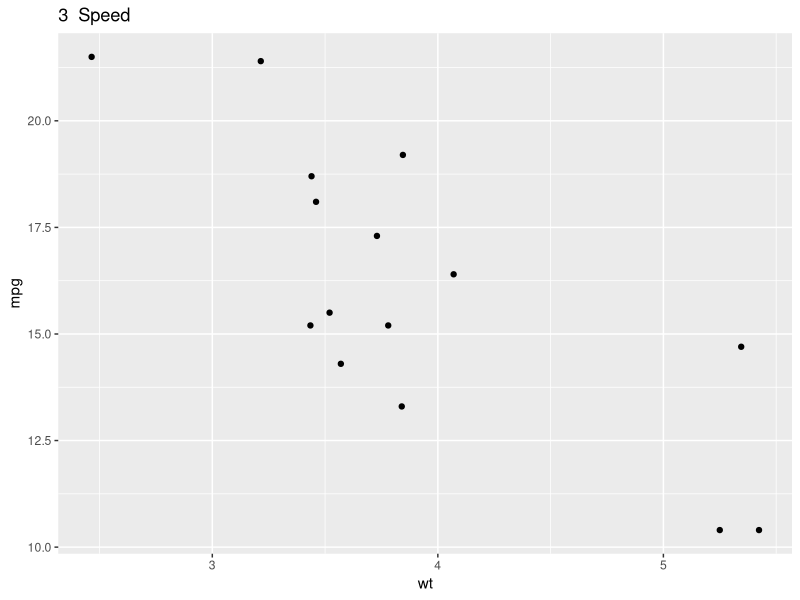
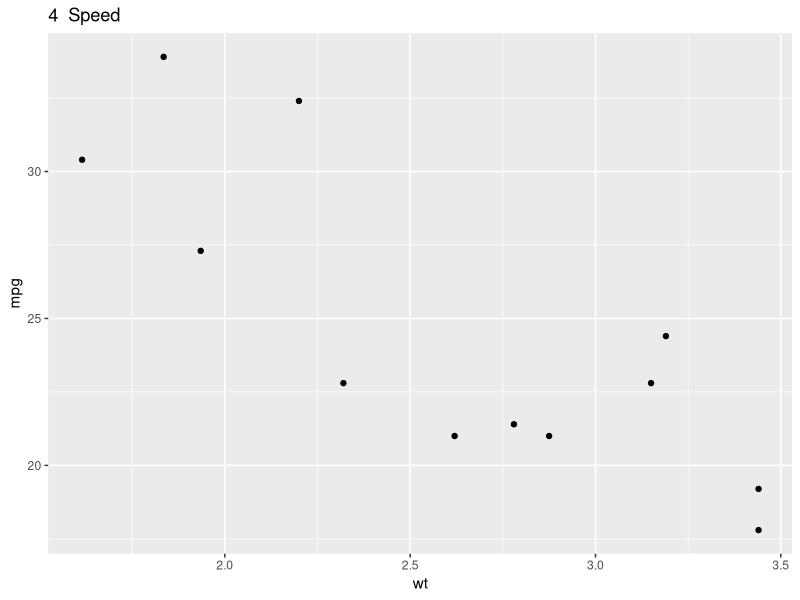
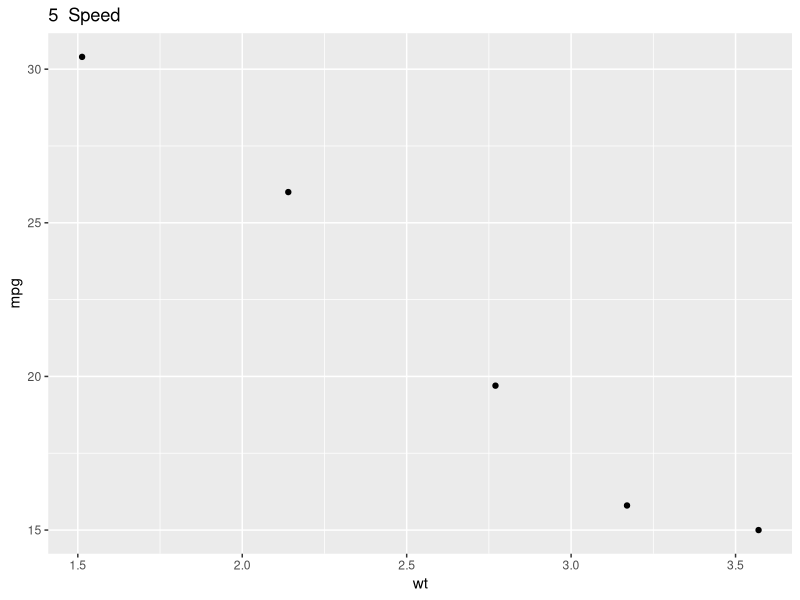

Source code (R) for these figures, in order:
## ---- chunk 1

library(plyr, warn.conflict=FALSE)

# saving the baseball dataset from plyr to a local data frame.  Later we will detach the plyr library when we load dplyr and we'll loose the baseball data otherwise. 

my_baseball<-baseball


head(my_baseball)

# Recording how long this will take
plyr_time<-system.time(
  
  # Using plyr ddply() function to summarize how long each player played baseball and how many teams he was on
  player_summaries<-ddply(my_baseball, "id", summarize, duration=max(year)-min(year), nteams=length(unique(team)))
  
  )

# Looking at the first 10 players' summaries
head(player_summaries, 10)


## ---- chunk 2

# Because plyr and dplyr are so similar we actually need to detach the plyr package before we can load the dplyr package properly

detach("package:plyr", unload=TRUE)

library(dplyr, warn.conflict=FALSE)

my_baseball<-tbl_df(my_baseball)

players <- group_by(my_baseball, id)
player_summaries2 <- summarize(players, duration=max(year)-min(year), nteams=length(unique(team)))

player_summaries2

# You can nest these commands in dplyr but it gets messy

player_summaries3 <- summarize(group_by(my_baseball, id), duration=max(year)-min(year), nteams=length(unique(team)))

player_summaries3

# However, with dplyr we can combine steps using the `%>%` operator.  When using the `%>%` operator you don't need to include the name of the data table inside the function call.  (i.e.   "mydata %>% filter(x==10)"  is the same as "filter(mydata, x==10)".  

dplyr_time <- system.time(
  
  player_summaries4 <- my_baseball %>% 
    group_by(id) %>% 
    summarize(duration = max(year) - min(year), nteams = length(unique(team)))
  
  )

player_summaries4

# combare speed of plyr vs dplyr

plyr_time
dplyr_time

## ---- chunk 3
# select players from the Seattle Mariniers in 1990
my_baseball %>% filter(team == "SEA" & year == 1990)

## ---- chunk 4

# order data by team then year then by descending number of runs (r) 
my_baseball %>% arrange(team, year, desc(r))

## ---- chunk 5
# select id, year, team and r only
my_baseball %>% select(id, year, team, r)


# select everything but year and team
my_baseball %>% select(-c(year, team)) 


# select id through team
my_baseball %>% select(id:team)


## ---- chunk 6
#add a runs per game column and select only the id and runs_per_game column for return
my_baseball %>% mutate(runs_per_game = r/g) %>% select(id, runs_per_game)


## ---- chunk 7
# calculate the mean number of games played per year across all players
my_baseball %>% summarize(mean_g = mean(g))
## ---- chunk 8

my_baseball %>% group_by(team) %>% summarize(mean_g = mean(g))

## ---- chunk 9

# number of players by team
my_baseball %>% group_by(team) %>% summarize(count = n())

# number of years each team played
my_baseball %>% group_by(team) %>% summarize(year_count = n_distinct(year))

## ---- chunk 10
measdat <- data.frame(observation = c(1,2,3,4,5,6), size = c(10, 13, 11, 17, 10, 9) )

#shifting up
measdat %>% mutate(next_size = lead(size))

#shifting down
measdat %>% mutate(last_size = lag(size))

## ---- chunk 11
# rank the size measurements
measdat %>% mutate(dense_rank(size))

## ---- chunk 12

# running mean of size measurements
measdat %>% mutate(cummean(size))

## ---- chunk 13
inner_join(players, player_summaries, by="id")

# alternatively you can chain this.

players %>% inner_join(player_summaries, by="id")

## ---- chunk 14
# two small data frames for the following examples
x <- data.frame(id=c(1,2,3,4,5,6), name=c("Fred","Bob","Jim","Ted","Jane","Sue"))
y <- data.frame(id=c(1,2,5,6,7,8), score=c(78,84,92,83,45,93))

## ---- chunk 15

inner_join(x,y, by ="id")

## ---- chunk 16

left_join(x,y, by ="id")

## ---- chunk 17

semi_join(x,y, by ="id")

## ---- chunk 18

anti_join(x,y, by ="id")

## ---- chunk 19
library(ggplot2)
output <- mtcars %>% group_by(gear) %>% do(plots = ggplot(data=., aes(wt, mpg)) + geom_point() + ggtitle(paste(.$gear, " Speed")))
output$plots


## ---- chunk 20
glimpse(mtcars)

## ---- chunk 21

library(tidyr)
data(iris)

# need way to identify individual flowers... creating an id column by using the current rowname
iris$iris_id <- rownames(iris)
head(iris)

# you can rename the key and value within the gather function
long_iris <- gather(iris, key=flower_attribute, value=measurement, Sepal.Length:Petal.Width)
head(long_iris)


## ---- chunk 22

wide_iris <- spread(long_iris, key=flower_attribute, value=measurement)
head(wide_iris)

## ---- chunk 23
# make some fake data.
spdat <- data.frame(id = c(1,2), taxon=c("Carcinus meanas", "Bugula neritina"), count=c(12,20))

spdat2 <- spdat %>% separate(taxon, c("Genus","Species"), sep=" ")
spdat2


## ---- chunk 24

spdat2 %>% unite(taxon, Genus, Species, sep=" ")

